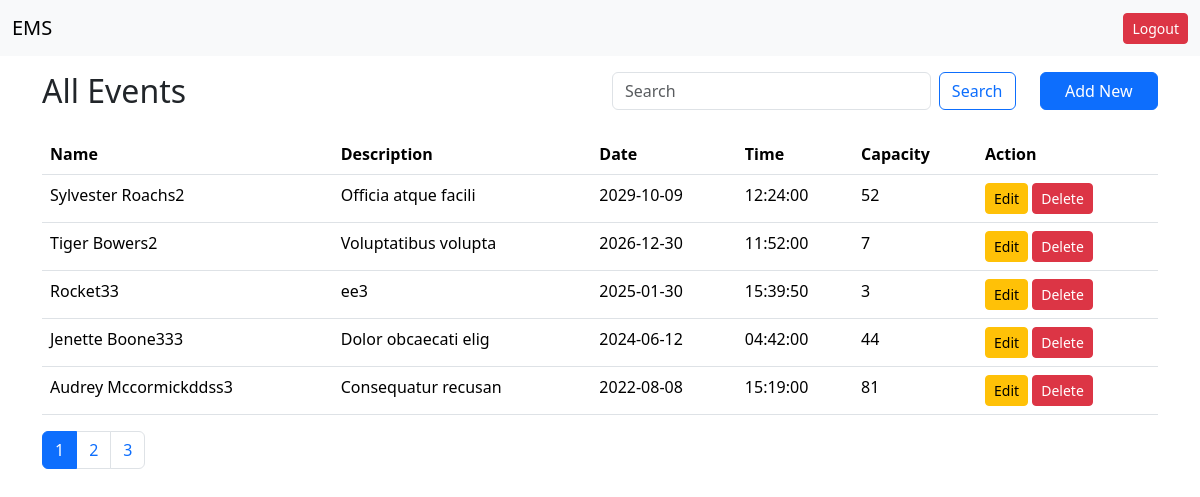
The app's page /views/dashboard.php (signed in) with its own data.
### tables this page shows
CREATE TABLE `events` (
  `id` int NOT NULL,
  `name` varchar(100) NOT NULL,
  `description` text,
  `date` date NOT NULL,
  `time` time NOT NULL,
  `location` varchar(255) DEFAULT NULL,
  `max_capacity` int NOT NULL,
  `booked` int NOT NULL DEFAULT '0',
  `created_by` int NOT NULL
);

### classes/Event.php (called while the page is built, shortened)
<?php
class Event
{
    private $db;
    public function __construct($db)
    {
        $this->db = $db;
    }
    public function getAll($page = 1, $itemsPerPage = 10)
    {
        $offset    = ($page - 1) * $itemsPerPage;
        $user_id   = $_SESSION['user_id'];
        $user_role = $_SESSION['user_role'];
        if ($user_role == 'admin')
        {
            $stmt = mysqli_prepare($this->db, "SELECT * FROM events ORDER BY date DESC LIMIT ? OFFSET ?");
            mysqli_stmt_bind_param($stmt, "ii", $itemsPerPage, $offset);
        }
        else
        {
            $stmt = mysqli_prepare($this->db, "SELECT * FROM events WHERE created_by = ? ORDER BY date DESC LIMIT ? OFFSET ?");
            mysqli_stmt_bind_param($stmt, "iii", $user_id, $itemsPerPage, $offset);
        }
        mysqli_stmt_execute($stmt);
        $result = mysqli_stmt_get_result($stmt);
        return mysqli_fetch_all($result, MYSQLI_ASSOC);
    }
    public function getTotalCount()
    {
        $user_id = $_SESSION['user_id'];
        $user_role = $_SESSION['user_role'];
        if ($user_role == 'admin')
        {
            $query = "SELECT COUNT(*) as total FROM events";
            $stmt = mysqli_prepare($this->db, $query);
        }
        else
        {
            $query = "SELECT COUNT(*) as total FROM events WHERE created_by = ?";
            $stmt = mysqli_prepare($this->db, $query);
            mysqli_stmt_bind_param($stmt, "i", $user_id);
        }
        mysqli_stmt_execute($stmt);
        $result = mysqli_stmt_get_result($stmt);
        $row = mysqli_fetch_assoc($result);
        return $row['total'];
    }
}

### views/fetch_events.php (the view)
<?php
include 'db.php';
require_once '../classes/Event.php';
$event = new Event($db);
$page = isset($_GET['page']) ? (int)$_GET['page'] : 1;
$itemsPerPage = 5;
$events = $event->getAll($page, $itemsPerPage);
$totalCount = $event->getTotalCount();
$totalPages = ceil($totalCount / $itemsPerPage);
if (!empty($events))
{
    echo '<table id="eventsTable" class="table">
            <thead>
                <tr>
                    <th>Name</th>
                    <th>Description</th>
                    <th>Date</th>
                    <th>Time</th>
                    <th>Capacity</th>
                    <th>Action</th>
                </tr>
            </thead>
            <tbody>';
    foreach ($events as $event)
    {
        echo '<tr>
                <td>' . htmlspecialchars($event['name']) . '</td>
                <td>' . htmlspecialchars($event['description']) . '</td>
                <td>' . htmlspecialchars($event['date']) . '</td>
                <td>' . htmlspecialchars($event['time']) . '</td>
                <td>' . htmlspecialchars($event['max_capacity']) . '</td>
                <td>
                    <button class="btn btn-warning btn-sm" onclick="openModal(' . $event['id'] . ')">Edit</button>
                    <button class="btn btn-danger btn-sm" onclick="deleteEvent(' . $event['id'] . ')">Delete</button>
                </td>
            </tr>';
    }
    echo '</tbody></table>';
    echo '<nav><ul class="pagination">';
    for ($i = 1; $i <= $totalPages; $i++)
    {
        $active = ($i == $page) ? 'active' : '';
        echo '<li class="page-item ' . $active . '"><a class="page-link" href="?page=' . $i . '">' . $i . '</a></li>';
    }
    echo '</ul></nav>';
}
else
{
    echo '<h2>No data Found</h2>';
}

### views/header.php (shortened to what this page needs)
<!doctype html>
<html lang="en">
<head>
    <link href="https://cdn.jsdelivr.net/npm/bootstrap@5.3.3/dist/css/bootstrap.min.css" rel="stylesheet">
    <link href="https://cdn.datatables.net/1.13.5/css/dataTables.bootstrap5.min.css" rel="stylesheet">
</head>
<body>

### views/nav.php (shortened to what this page needs)
<nav class="navbar navbar-expand-lg bg-body-tertiary">
    <div class="container-fluid">
        <a class="navbar-brand" href="#">EMS</a>
        <div class="collapse navbar-collapse" id="navbarSupportedContent">
            <ul class="navbar-nav ms-auto mb-2 mb-lg-0">
                <li class="nav-item">
                    <a class="btn btn-sm btn-danger" aria-current="page" href="logout.php">Logout</a>
                </li>
            </ul>
        </div>
    </div>
</nav>

### views/dashboard.php (shortened to what this page needs)
<?php
include 'header.php';
include 'nav.php';
?>
<div class="container py-2">
    <div class="row py-2">
        <div class="col-md-6">
            <h2>All Events</h2>
        </div>
        <div class="col-md-6">
            <div class="row">
                <div class="col-md-9">
                    <form class="d-flex" role="search" id="searchForm">
                        <input class="form-control me-2" id="searchInput" type="search" placeholder="Search" aria-label="Search">
                        <button class="btn btn-outline-primary" type="submit">Search</button>
                    </form>
                </div>
                <div class="col-md-3">
                    <button class="btn btn-primary w-100" data-bs-toggle="modal" data-bs-target="#eventModal" onclick="resetModal()">Add New</button>
                </div>
            </div>
        </div>
    </div>
    <div class="row py-2">
        <div class="col-md-12">
            <div id="eventTable">
                <?php include 'fetch_events.php'; ?>
            </div>
        </div>
    </div>
</div>
<?php include 'footer.php'; ?>

### views/footer.php (shortened to what this page needs)
</body>
</html>

### records on screen
events: name "Sylvester Roachs2", description "Officia atque facili", date "2029-10-09", time "12:24:00", max_capacity "52"
events: name "Tiger Bowers2", description "Voluptatibus volupta", date "2026-12-30", time "11:52:00", max_capacity "7"
events: name "Rocket33", description "ee3", date "2025-01-30", time "15:39:50", max_capacity "3"
events: name "Jenette Boone333", description "Dolor obcaecati elig", date "2024-06-12", time "04:42:00", max_capacity "44"
events: name "Audrey Mccormickddss3", description "Consequatur recusan", date "2022-08-08", time "15:19:00", max_capacity "81"
